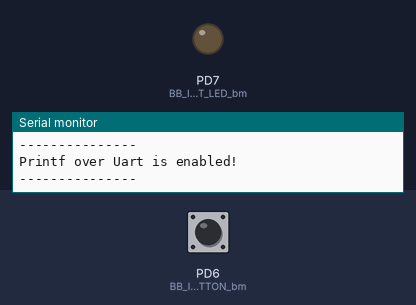
Recording of a program running on a simulated ATmega328P, built with avr-gcc and emulated at 16 MHz. Shown: output pins drawn as LEDs (lit = HIGH), the last lines printed to the serial monitor. The inputs (shaded band) are chosen by the test bench; at power-on: PD6 (BB_INBUILT_BUTTON_bm) HIGH.

Above: at 1.2 s.
1.3 s: PD6 (BB_INBUILT_BUTTON_bm) pulled LOW for 0.15 s
At 4.7 s:
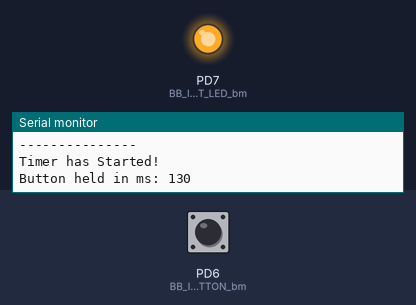
Timing chart, 0 to 10.4 s (numbered marks = the images above; inputs shaded):
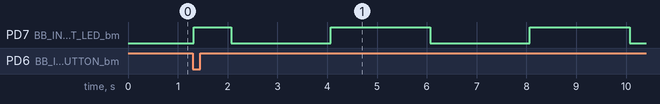

Measured:
- by itself, PD7 (BB_INBUILT_LED_bm): repeats every 4.0 s: LOW 2.0 s, HIGH 2.0 s

The program:

main.c
```c
/*
 * BreakoutBodger_test.c
 *
 * Created: 06-Nov-20 20:22:39
 * Author : jstee
 */


#include <avr/io.h>
#include "libs/stop_watch.h"

int main(void)
{

	initialize();
    /* Replace with your application code */
    while (1)
    {
		check_timers(); //checks and reads the timers. Prints every 10 seconds and toggles led every 2 secs
		check_stopwatch(); //keeps track of how long the button is held in.
	}

	return(0);
}
```

J_Uart.c
```c
/*
***************************************************************************************************************************
* This is made for the Atmega328PB, but should work for chips with similar syntax										  *
* The function of this library is to make UART and printf seamless.       											  *
*                                                                                                                         *
* To use this library you have to initiate uart with usart_init(uint32_t fcpu, uint32_t BAUDRATE).		                        										  *
*                                                                                                                         *
* Author : Jørgen Steen                                                                                                   *
*                                                                                                                         *
***************************************************************************************************************************
*/

#include "J_Uart.h"


FILE uart_output = FDEV_SETUP_STREAM(uart_putchar, NULL, _FDEV_SETUP_WRITE);

void usart_init(uint32_t fcpu, uint32_t BAUDRATE)
{

	UBRR0 = fcpu/16/BAUDRATE-1; //Sets the Baudrate
	UCSR0B = (1<<RXEN0)|(1<<TXEN0); //Enables input and output
	UCSR0C = (3<<UCSZ00); 	//Set communication as 8bit(And 1 stop bit is default.)

	stdout = &uart_output;

	//Test

	puts(" \n--------------- ");
	printf("Printf over Uart is enabled!\n");
	puts("--------------- ");
/*
	uint8_t myvalue = 65;
	printf("Here is myvalue as an unsigned integer: %d\n", myvalue);
	printf("Here is myvalue as a char: %c\n", myvalue);
	printf("Here is myvalue in hex: 0x%X\n", myvalue);
	printf("\n");*/
}

uint8_t messageready(void)
{
	if (UCSR0A & (1<<RXC0))
	{
		return(1);
	}
	else
	{
		return(0);
	}
}

int uart_putchar(char c, FILE *stream)
{
	if (c == '\n')
	{
		uart_putchar('\r', stream);
	}
	while (!(UCSR0A & (1<<UDRE0))); //waits between transmissions
	UDR0 = c; //Sends the UART transmission
	return 0;
}

char uart_getchar()
{
	while(!(UCSR0A & (1<<RXC0))); /* Wait until data exists. */
	char urdcheck = UDR0;
	UDR0 = urdcheck;
	return(urdcheck);
}

//Returns 0 if no message is received. Press enter to send from terminal max size 20
char * gather() {

	static char line[20];
	int i = 0;
	while(1)
	{
		line[i] = uart_getchar(); //Fills the array with the incoming message
		if (line[i] == 13) break; //Break when enter is pressed
		i++;
	}
	line[i] = 0;
	printf("\n"); //New line from what you wrote
	return(line);
}
```

J_Uart.h
```c
/*
***************************************************************************************************************************
* This is made for the Atmega328PB, but should work for chips with similar syntax										  *
* The function of this library is to make UART and printf seamless.       											  *
*                                                                                                                         *
* To use this library you have to initiate uart with usart_init(uint32_t fcpu, uint32_t BAUDRATE).		                        										  *
*                                                                                                                         *
* Author : Jørgen Steen                                                                                                   *
*                                                                                                                         *
***************************************************************************************************************************
*/


/* DEMO CODE
int main(void)
{
	usart_init(F_CPU, 9600);
    while (1)
    {
		if (messageready()) //Checks if something in recieved in the UART buffer
		{
			static char *uartout;
			uartout = gather();
			printf("%s \n", uartout);
		}


		uint8_t myvalue = 65;
		printf("Here is myvalue as an unsigned integer: %d\n", myvalue);
		printf("Here is myvalue as a char: %c\n", myvalue);
		printf("Here is myvalue in hex: 0x%X\n", myvalue);
		printf("\n");
    }
}
*/


#ifndef JUART_H_
#define JUART_H_

#include <avr/io.h>
#include <stdio.h>
//Prototypes

//Intitiate UART with selected Baudrate
void usart_init(uint32_t fcpu, uint32_t BAUDRATE);

//Sending messages from the MCU
int uart_putchar(char c, FILE *stream);

//Sending 1 byte messages to the MCU
char uart_getchar(void);

//Sending multi-byte messages to the MCU
char *gather(void);

/*
Checks if something in recieved in the UART buffer
Used to check when *gather should be initiated instaed of interrupt.
*/
uint8_t messageready(void);


#endif /* JUART_H_ */
```

stop_watch.h
```c
/*
 * BreakoutBodger_test.c
 *
 * Created: 06-Nov-20 20:22:39
 * Author : jstee
 */


#include <avr/io.h>
#define F_CPU 16000000UL
#include <inttypes.h>
#include <avr/interrupt.h>
#include <stdio.h>
#include "J_Uart.h"


#define BB_INBUILT_BUTTON_bm (1<<PIND6)
#define BB_INBUILT_BUTTON_PORT PORTD
#define BB_INBUILT_BUTTON_PIN PIND
#define BB_INBUILT_BUTTON_DDR DDRD
#define BB_INBUILT_BUTTON_status !(BB_INBUILT_BUTTON_PIN & BB_INBUILT_BUTTON_bm)

#define BB_INBUILT_LED_bm (1<<PIND7)
#define BB_INBUILT_LED_PORT PORTD
#define BB_INBUILT_LED_PIN PIND
#define BB_INBUILT_LED_DDR DDRD

#define TRUE 1
#define FALSE 0

unsigned int stop_watch_running;
unsigned int button_1_flag;

#define stop_watch_resolution 10
#define t2 30000
#define LED_TOGGLE_TIME 2000

volatile uint16_t stop_watch_counter, stop_watch_overflow_counter, t2_counter, t2_overflow_counter;
uint16_t t3_counter;

uint32_t stop_watch_ms = 0;
uint16_t start_timer_ms = 0;
uint32_t start_timer_s = 0;
uint32_t start_timer_s_last = 0;

void initialize(void)
{
	usart_init(F_CPU, 9600);
	BB_INBUILT_LED_DDR |= BB_INBUILT_LED_bm;
	//PORTD |= BB_INBUILT_BUTTON_bm ;
	//timer setup  1ms = FCPU/64/OCRA
	TIMSK0 = (1<<OCIE0A); // Enable interrupt for COMPA on overflow of OCR0A
	OCR0A = 249; //Count 250 times.
	TCCR0A = (1<<WGM01); //Set as clear on compare
	TCCR0B = 0x03; //set prescaler to F_CPU/64

	//timers
	stop_watch_counter= stop_watch_resolution;
	stop_watch_overflow_counter=0;
	stop_watch_running = FALSE;

	t2_counter = t2;
	t3_counter = LED_TOGGLE_TIME;


	sei(); //Turn on interupt

}


void check_stopwatch(void)
{
	if (stop_watch_overflow_counter > 0)
	{
		uint16_t time_dump = stop_watch_overflow_counter;
		stop_watch_overflow_counter = 0;
		stop_watch_ms += time_dump*stop_watch_resolution;
	}

	if (!(PIND & BB_INBUILT_BUTTON_bm))
	{
		stop_watch_running = TRUE;
		if (!(button_1_flag))
		{

			button_1_flag = TRUE;
			printf("Timer has Started! \n");
			BB_INBUILT_LED_PORT |= BB_INBUILT_LED_bm;

		}
	}
	else if ((button_1_flag == TRUE) && (BB_INBUILT_BUTTON_status==FALSE))
	{
		button_1_flag = FALSE;
		stop_watch_running = FALSE;
		printf("Button held in ms: %lu \n", stop_watch_ms);
		stop_watch_ms = 0;
	}
	else
	{
		button_1_flag = FALSE;
		stop_watch_ms = 0;

	}
}
void check_timers(void)
{


	if (t2_overflow_counter>0)
	{
		//printf("30 sec, %d \n", t2_overflow_counter);
		t2_overflow_counter = 0;

	}
	if (0 == t3_counter)
	{

		t3_counter=LED_TOGGLE_TIME;
		if (stop_watch_running == FALSE)
		{
			BB_INBUILT_LED_PORT ^= BB_INBUILT_LED_bm;
		}

	}
	if (start_timer_ms > 1000)
	{
		start_timer_ms -= 1000;
		start_timer_s ++;
	}
	if (start_timer_s >= 10+start_timer_s_last)
	{
		start_timer_s_last = start_timer_s;
		printf("Run time %lus %dms \n", start_timer_s, start_timer_ms);
	}


}

ISR(TIMER0_COMPA_vect)
{
	if ((stop_watch_counter>0) && (stop_watch_running == TRUE))
	{
		stop_watch_counter--;
	}
	else if (stop_watch_counter==0)
	{
		stop_watch_counter = stop_watch_resolution;
		stop_watch_overflow_counter++;
	}
	else
	{
		stop_watch_counter = stop_watch_resolution;
		stop_watch_overflow_counter = 0;
	}
	//timer 2
	if (t2_counter>0)
	{
		t2_counter--;
	}
	else
	{
		t2_counter = t2;
		t2_overflow_counter++;
	}
	//timer 3
	if (t3_counter>0)
	{
		t3_counter--;
	}

	start_timer_ms++;	//time in ms, gets reset when over 1000ms
}
```
